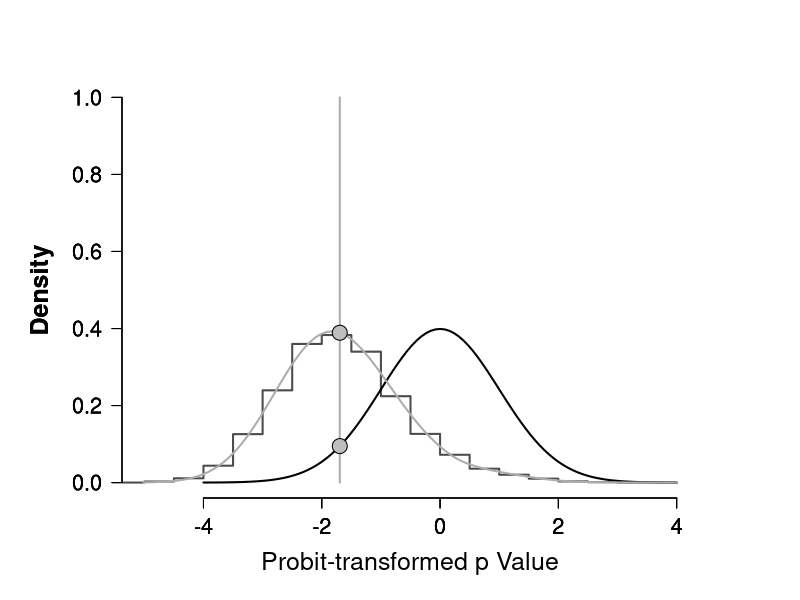

Source code (R):
library(polspline)
Gen.p.within = function(n.draws = 1000, n.data = 20, d = 0, s = 1) {
	
    # Generates p-values from a within-subject (paired) t-test
	
    p <- array(dim = n.draws)
    for (i in 1:n.draws) {
        # yes I know, vectorize is better
        dat <- rnorm(n.data, mean = d, sd = s)
        p[i] <- as.numeric(t.test(dat)$p.value)
    }
    return(p)
}

n.draws <- 20000
n.data <- 20
dfr <- n.data - 1
s <- 1

p.observed <- 0.045
t.observed <- qt(1 - (p.observed/2), dfr)

set.seed(1)
pvalues <- Gen.p.within(n.draws, n.data, d = s * t.observed/sqrt(n.data), s)

par(cex.main = 1.5, mar = c(5, 6, 4, 5) + 0.1, mgp = c(3.5, 1, 0), cex.lab = 1.5, 
    font.lab = 2, cex.axis = 1.3, bty = "n", las = 1)

# Start with probit-transformed uniform distribution, that is, N(0,1):
y.high <- 1
x.high <- 4
x.low <- min(qnorm(pvalues))
curve(dnorm(x), from = -4, to = 4, add = FALSE, col = "black", lwd = 2, ylim = c(0, 
    y.high), xlim = c(x.low, x.high), ylab = "Density", xlab = " ", main = " ", 
    axes = FALSE)
axis(1)
axis(2)
mtext("Probit-transformed p Value", side = 1, line = 2.8, cex = 1.5)
greycolhist <- rgb(0, 0, 0, alpha = 0.7)
greycol <- rgb(red = 190, green = 190, blue = 190, alpha = 280, maxColorValue = 280)
# For transparent lines set, set 'alpha' between 0 (invisible) and 255
# (opaque)
lines(c(qnorm(p.observed), qnorm(p.observed)), c(0, y.high), lwd = 2, col = greycol)  #at observed p
points(qnorm(p.observed), dnorm(qnorm(p.observed)), pch = 21, cex = 2, bg = "grey")  # height under H0
height.H0 <- dnorm(qnorm(p.observed))

# Now for probit-transformed distribution of p-values under H1:
par(new = TRUE)
Nbreaks <- 20
small.y <- 0.05

y <- hist(qnorm(pvalues), Nbreaks, plot = FALSE)
plot(c(y$breaks, max(y$breaks)), c(0, y$density, 0), col = greycolhist, type = "S", 
    lwd = 2, lty = 1, ylim = c(0, y.high), xlim = c(x.low, x.high), xlab = " ", 
    ylab = "Density", main = " ")
pvalues.denspp <- logspline(qnorm(pvalues))
par(new = TRUE)
plot(pvalues.denspp, xlim = c(x.low, x.high), ylim = c(0, y.high), col = greycol, 
    lwd = 2)
height.H1 <- dlogspline(qnorm(p.observed), pvalues.denspp)  # height under H1
points(qnorm(p.observed), height.H1, pch = 21, cex = 2, bg = "grey")
